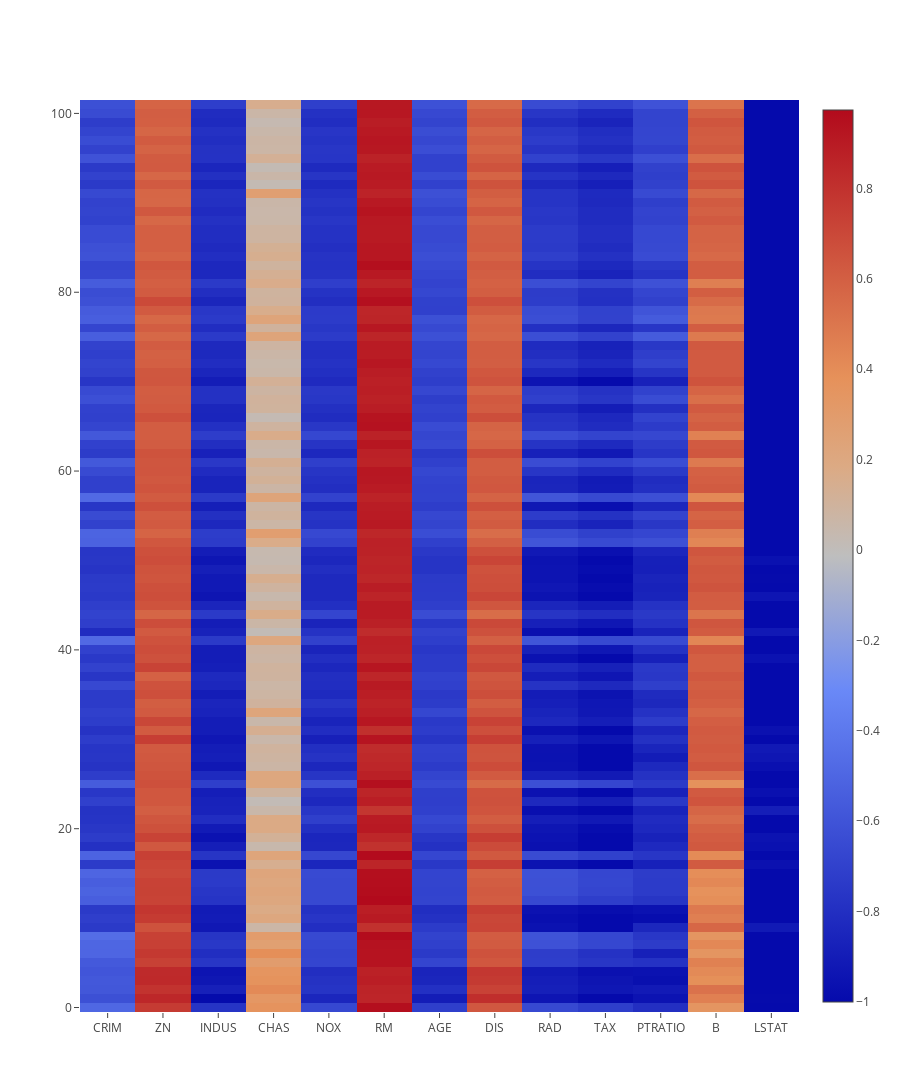

The code cell stored with this chart in its notebook:
### Markdown cell above
all test records, sorted by *predicted* label, components then visualized as a heatmap

### Code cell
data = [
    go.Heatmap(
        x=column_names,
        z=df_patternnet_test.values,
        colorscale='RdBu'
    )
]

layout = go.Layout(
    height=1200
)

figure = go.Figure(data=data, layout=layout)
plotly.offline.iplot(figure)

### Figure 1 — Plotly figure (JSON) as saved in the notebook; plotly's stock layout.template omitted (floating-point values rounded to 4 significant figures; data arrays with more than 128 entries replaced by an {"elided": "..."} marker saying what was removed)
{"data": [{"colorscale": "RdBu", "type": "heatmap", "x": ["CRIM", "ZN", "INDUS", "CHAS", "NOX", "RM", "AGE", "DIS", "RAD", "TAX", "PTRATIO", "B", "LSTAT"], "z": {"elided": "102x13 float values"}}], "layout": {"height": 1200}}
